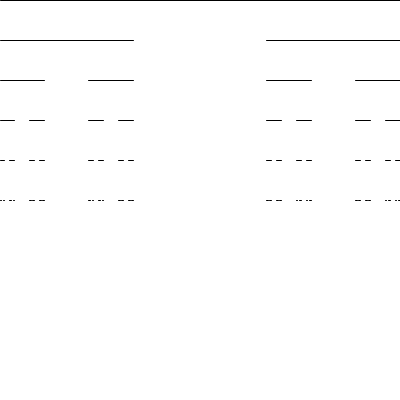
Frame 1 (no input)
Frame 60 (the mouse pressed at the canvas centre just before this capture): identical to frame 1, image omitted
Frame 120 (the mouse held since frame 60 and released just before this capture): identical to frame 1, image omitted

The Processing sketch that drew this single still picture (run headless with seeded random() and noise(); from frame 60 on, the mouse is pressed at the canvas centre):

// Processing sketch: basicFractal1
// ── basicFractal1.pde
void setup(){size(400,400);}
void draw(){
background(255);
cantor(0,0,400);
}
void cantor(float x, float y, float len){
if(len>1){
line(x,y,x+len,y);
y+=40;
cantor(x,y,len/3);
cantor(x+len*2/3,y,len/3);
}
}
